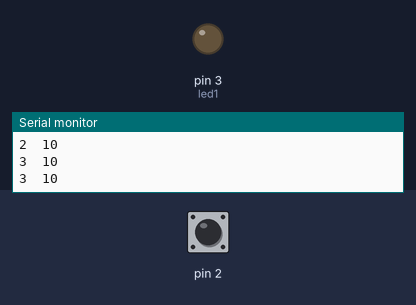
Recording of a sketch running on a simulated Arduino Uno, built with avr-gcc and run on an emulated ATmega328P. Shown: output pins drawn as LEDs (lit = HIGH), the last lines printed to the serial monitor. The inputs (shaded band) are chosen by the test bench; at power-on: pin 2 HIGH.

Above: at 1.2 s.
1.3 s: pin 2 pulled LOW for 0.15 s
At 1.39 s:
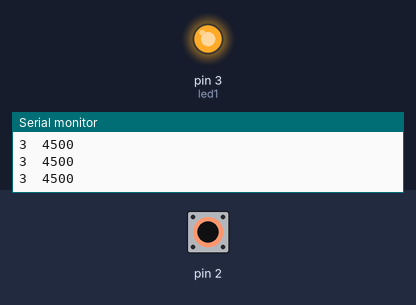
2.9 s: pin 2 pulled LOW for 3.2 s
At 6.5 s:
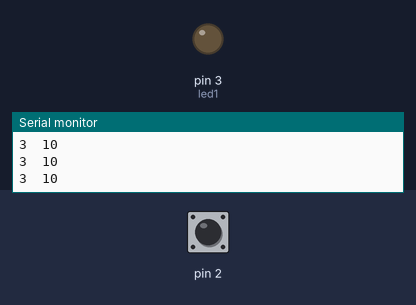
Timing chart, 0 to 8.0 s (numbered marks = the images above; inputs shaded):
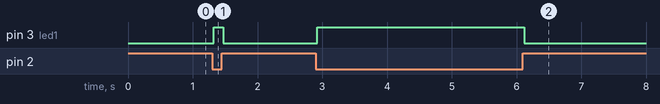

The sketch:

jokull_alumini.ino
```cpp
#include <CapacitiveSensor.h>

CapacitiveSensor cs_4_2 = CapacitiveSensor(4,2);

int led1 = 3;

void setup() {
  // put your setup code here, to run once:

  cs_4_2.set_CS_AutocaL_Millis(0xFFFFFFFF);
  Serial.begin(9600);

  pinMode(led1, OUTPUT);

}

void loop() {
  // put your main code here, to run repeatedly:

  long start = millis();
  long total1 = cs_4_2.capacitiveSensor(30);

  Serial.print(millis() - start);
  Serial.print("\t");

  Serial.println(total1);

  delay(10);

  if(total1 > 600){
    digitalWrite(led1, HIGH);
  } else {
    digitalWrite(led1, LOW);
  }

}
```

Measured:
- after the input at 1.3 s, pin 3 (led1): LOW → HIGH at once, → LOW 0.15 s later
- after the input at 2.9 s, pin 3 (led1): LOW → HIGH at once, → LOW 3.2 s later
